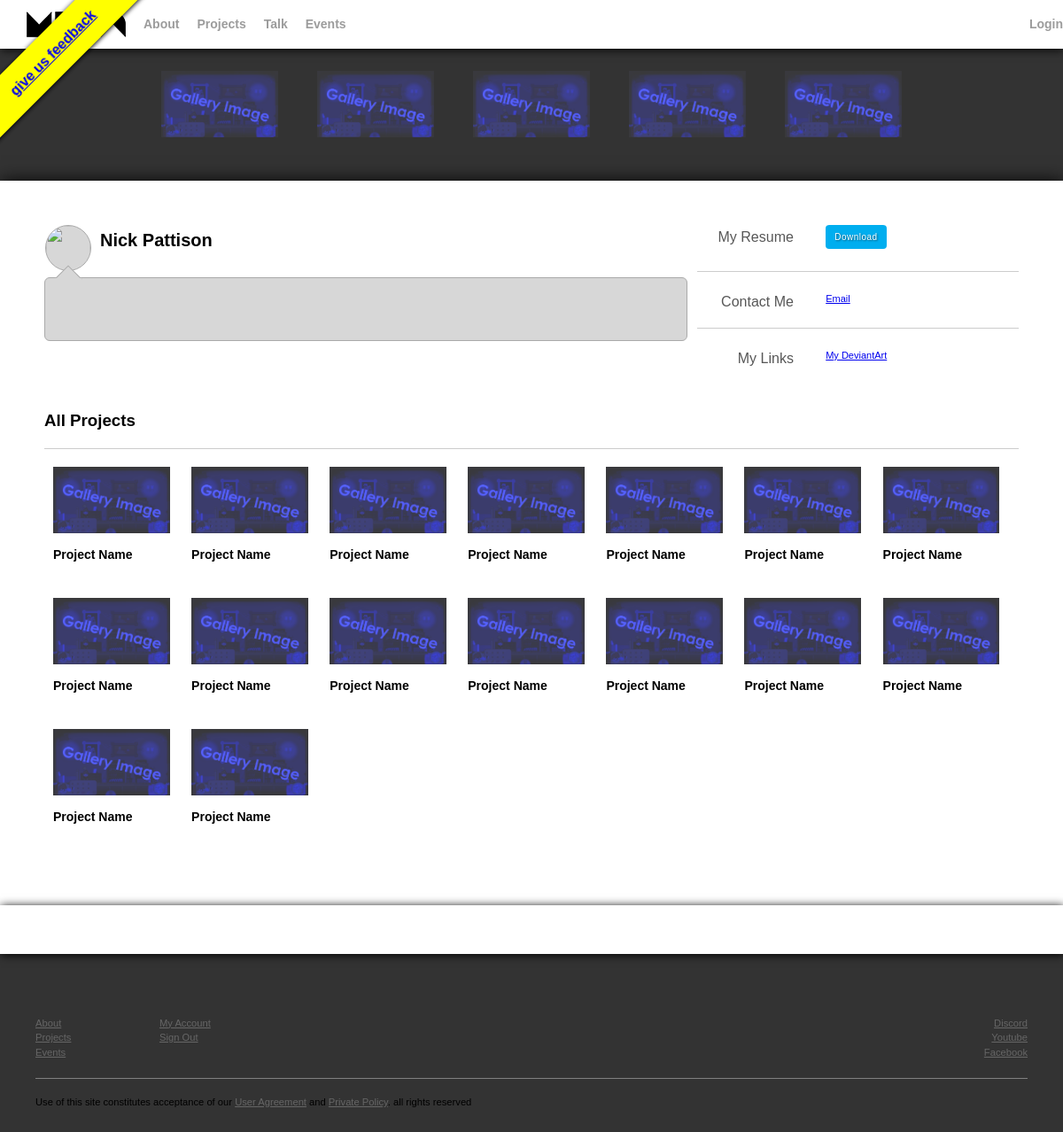
The app's page /profile.php with its own data.
### tables this page shows
CREATE TABLE `users` (
  `id` int(11) NOT NULL,
  `alias` varchar(32) NOT NULL,
  `title` varchar(64) NOT NULL,
  `first` varchar(32) NOT NULL,
  `last` varchar(32) NOT NULL,
  `email` varchar(32) NOT NULL,
  `hash` varchar(32) NOT NULL,
  `salt` int(11) NOT NULL,
  `date_signup` datetime NOT NULL DEFAULT CURRENT_TIMESTAMP,
  `is_approved` tinyint(1) NOT NULL DEFAULT '0' COMMENT 'Whether or not the user has been approved.',
  `is_admin` tinyint(1) NOT NULL DEFAULT '0' COMMENT 'Whether or not the user has admin rights.',
  `is_mod` tinyint(1) NOT NULL DEFAULT '0' COMMENT 'Whether or not the user has moderation rights.',
  `bio` text NOT NULL COMMENT 'Stores the user''s bio to be displayed on their profile page.',
  `resume` varchar(256) NOT NULL COMMENT 'Stores the URL to the user''s resume.',
  `avatar` varchar(256) NOT NULL COMMENT 'Stores the URL to the profile picture.'
);

CREATE TABLE `profile_contacts` (
  `id` int(11) NOT NULL COMMENT 'I.D. for this array.',
  `user_id` int(11) NOT NULL COMMENT 'The id of the user who this information belongs to.',
  `text` varchar(64) NOT NULL COMMENT 'The hyperlink text to show on the page.',
  `url` varchar(256) NOT NULL COMMENT 'The URL the link leads to.'
);

CREATE TABLE `profile_links` (
  `id` int(11) NOT NULL COMMENT 'I.D. for this array.',
  `user_id` int(11) NOT NULL COMMENT 'I.D. of the user this row belongs to.',
  `text` varchar(64) NOT NULL COMMENT 'The hyperlink text to show on the page.',
  `url` varchar(256) NOT NULL COMMENT 'The URL the link leads to.'
);

### api/class.CoolDB.php (called while the page is built, shortened)
<?
class CoolDB {
    static $pdo;
    function connect(){
        if(empty(CoolDB::$pdo)) CoolDB::$pdo = new PDO(DB::HOST, DB::USER, DB::PASS);
        return CoolDB::$pdo ? true : false;
    }
    function query(string $query, array $params){
        $stmt = CoolDB::$pdo->prepare($query);
        $stmt->execute($params);
        $res = (array) $stmt->fetchAll(PDO::FETCH_ASSOC);
        return $res;
    }
}
?>

### profile.php (the view, shortened to what this page needs)
<?
include_once "includes/templates.php";
include_once "includes/profileFunctions.php";
include_once "api/class.CoolDB.php";
$user_id = 1;
$sql = "SELECT * FROM `users` WHERE id=?";
$db = new CoolDB();
$user_row = $db->query($sql, array($user_id));
$sql = "SELECT * FROM `profile_contacts` WHERE user_id=?";
$db = new CoolDB();
$contacts_row = $db->query($sql, array($user_id));
$sql = "SELECT * FROM `profile_links` WHERE user_id=?";
$db = new CoolDB();
$links_row = $db->query($sql, array($user_id));
$avatar = $user_row[0]["avatar"];
$first_name = $user_row[0]["first"];
$last_name = $user_row[0]["last"];
$resume = $user_row[0]["resume"];
?>
        <div class="tray">
            <div class="carasol">
            </div>
        </div>
        <div class="content">
            <article>
                <div class="creator">
                    <div class="avatar"><img src="<?=$avatar ?>"></div>
                    <h2><?=($first_name . " " . $last_name) ?></h2>
                </div>
                <div class="bubble top">
                    <div class="arrow top-left">
                        <div class="blocker"></div>
                    </div>
                </div>
            </article>
            <aside>
                <div class="split">
                    <div>My Resume</div>
                    <div>
                        <a href="<?=$resume ?>" class="button">Download</a>
                    </div>
                </div>
                <div class="hr"></div>
                <div class="split">
                    <div>Contact Me</div>
                    <div>
                        <ul>
                            <? foreach($contacts_row as $contact){ ?>
                                <li><a href="<?=$contact["url"]?>" class="work"><?=$contact["text"]?></a></li>
                            <? } ?>
                        </ul>
                    </div>
                </div>
                <div class="hr"></div>
                <div class="split">
                    <div>My Links</div>
                    <div>
                        <ul>
                            <? foreach($links_row as $link){ ?>
                            <li><a href="<?=$link["url"]?>" class="work"><?=$link["text"]?></a></li>
                            <? } ?>
                        </ul>
                    </div>
                </div>
            </aside>
            <section id="allProjectsSection">
                <h3 id="allProjects">All Projects</h3>
                <div class="hr"></div>
                <div class="more">
                </div>
            </section>
        </div>
        <footer class="main"></footer>

### styles/main.css (style rules this page uses)
body { margin:0; font-family:"Helvetica", "Arial", sans-serif; background:#333; }
aside .split ul { margin:0; padding:0; list-style:none; line-height: 20px; }
.tray { padding:80px 0 30px; }
.avatar img { object-fit:cover; object-position:center; width:50px; height:50px; }
.content { background:#FFF; box-shadow: 1px 1px 20px #000; padding:50px 50px 50px; }
.content article, .content section { width:66%; float:left; }
.content .hr { border-bottom:1px solid #CCC; margin:0 0 20px; padding:20px 0 0; clear:both; position:relative; }
.content aside { width:33%; float:right; font-size:11px; }
footer.main { width:100%; height:55px; background:#FFF; box-shadow:1px 1px 10px #000; min-width:480px; z-index:9999; }
.bubble { background:#d7d7d7; border:1px solid #AAA; border-radius: 6px; padding:10px 20px; position:relative; min-height: 50px; }
.bubble .arrow { position:absolute; }
.bubble.top { margin-top: 20px; }
.bubble .arrow.top-left { left:15px; top:-10px; }
.bubble .blocker { display:block; background:#d7d7d7; position:absolute; z-index:5; }
.bubble .top-left .blocker { width:33px; height:17px; left:-7px; bottom:-5px; }
.avatar { width:50px; height:50px; min-width:50px; background:#d7d7d7; border-radius:50%; float:left; margin:0 10px 0 1px; border:1px solid #AAA; overflow:hidden; }
.creator h2 { font-size:20px; margin:0; padding:6px 0 0; }
.split > div { width:60%; float:left; }
.split > div:first-child { text-align:right; width:30%; margin-right:10%; color:#575757; font-size:16px; padding:5px 0 0; }
a.button, .tag-picker label { float:left; margin:0 5px 5px 0; font-size:10px; letter-spacing:0.5px; background:#00aeef; padding:8px 10px; border-radius:4px; text-decoration:none; color:#FFF; text-shadow:1px 1px 2px rgba(0, 0, 0, .5); }
.hr { border-bottom:1px solid gray; margin:0px 20px; padding:0; clear:both; }

### styles/profile.css (style rules this page uses)
.carasol { position: relative; display: inline-block; left: 50%; transform: translateX(-50%); }
.tray { padding-bottom: 15px; }
.creator { margin-bottom: 30px; }
#allProjects { margin-bottom: 0; margin-top: 50px; }
#allProjectsSection { width: 100% }

### records on screen
users: first "Nick", last "Pattison"
profile_contacts: text "Email"
profile_links: text "My DeviantArt"
